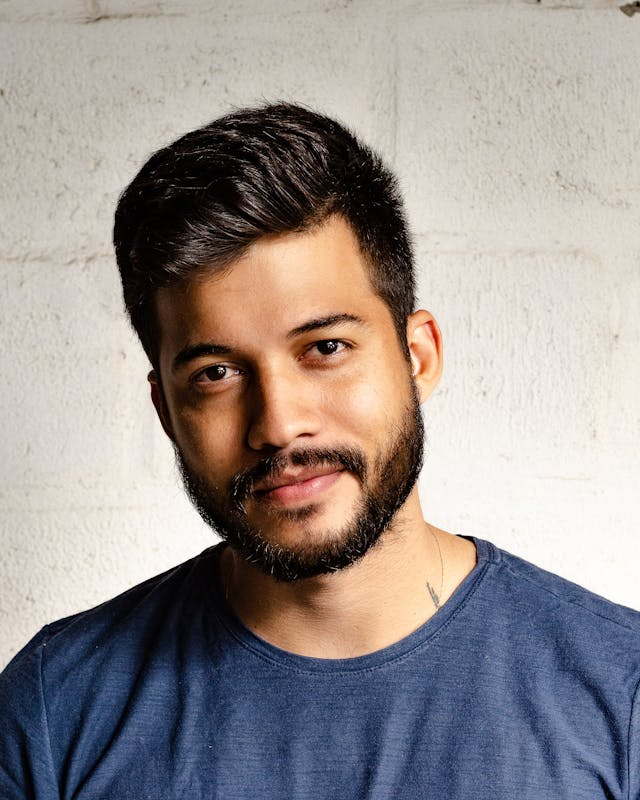
#> input picture images/sample-face.jpg, 640 x 800 px
$ python -i face_recognition.py   (imports and definitions only)
#> lines starting #> are read from the running program, lines starting #| are printed output that depends on the picture
from typing import Union

import numpy
from PIL import Image
# from DeepFace module
from deepface.modules import modeling, detection, preprocessing
from deepface.models.FacialRecognition import FacialRecognition

import cv2
import numpy as np


def _auto_exposure(
    image_np,
    alpha=1.2,
    beta=10,
    saturation=25,
    target_brightness=122,
    shadow_percentile=5,
    highlight_percentile=95
) -> np.ndarray:
    """
    Auto-exposure with histogram-based balancing of shadows and highlights.

    Parameters:
        image_np (numpy.ndarray): Input image in RGB format.
        alpha (float): Default contrast multiplier.
        beta (int): Default brightness offset.
        saturation (int): Default saturation adjustment.
        target_brightness (int): Target median brightness (0-255).
        shadow_percentile (int): Percentile for the darkest regions.
        highlight_percentile (int): Percentile for the brightest regions.

    Returns:
        numpy.ndarray: Balanced image.
    """
#> called with alpha = 1.2, beta = 10, saturation = 25, target_brightness = 122, shadow_percentile = 5, highlight_percentile = 95
    gray = cv2.cvtColor(src=image_np, code=cv2.COLOR_RGB2GRAY)
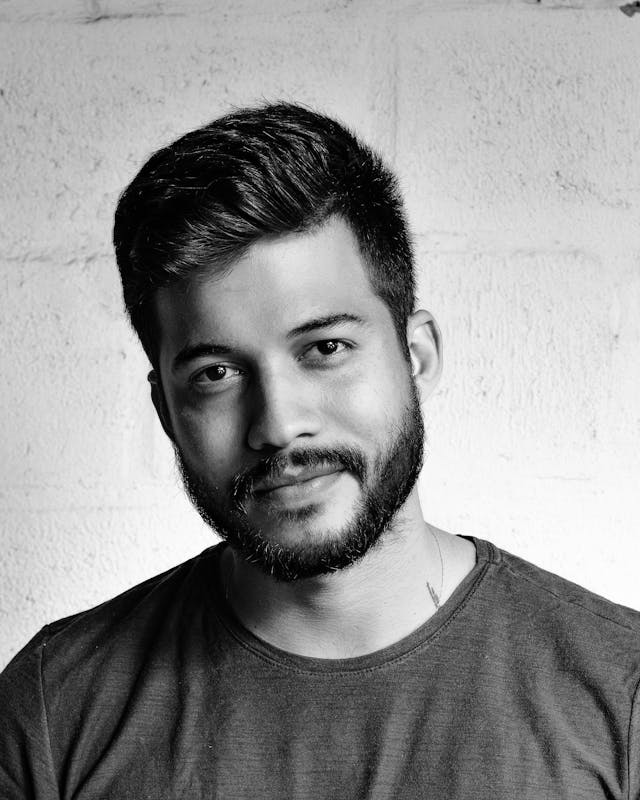
#> gray: shape (800, 640); min 0, max 255, mean 147.1

    # calculates the histogram of pixel intensities
    hist = cv2.calcHist([gray], [0], None, [256], [0, 256])
#> hist = 256 values, max 5243 at index 190, min 113 at index 255, mean 2000
    cdf = hist.cumsum()
#> cdf = 256 values from 842 to 512000
    cdf_normalized = cdf / cdf[-1]
#> cdf_normalized = 256 values from 0.00164 to 1

    # calculates the shadow and highlight thresholds
    shadow_threshold = np.searchsorted(cdf_normalized, shadow_percentile / 100.0)
#> shadow_threshold = 9
    highlight_threshold = np.searchsorted(cdf_normalized, highlight_percentile / 100.0)
#> highlight_threshold = 245

    # contrast stretching
    stretched = np.clip((gray - shadow_threshold) * (255 / (highlight_threshold - shadow_threshold)), 0, 255).astype(np.uint8)
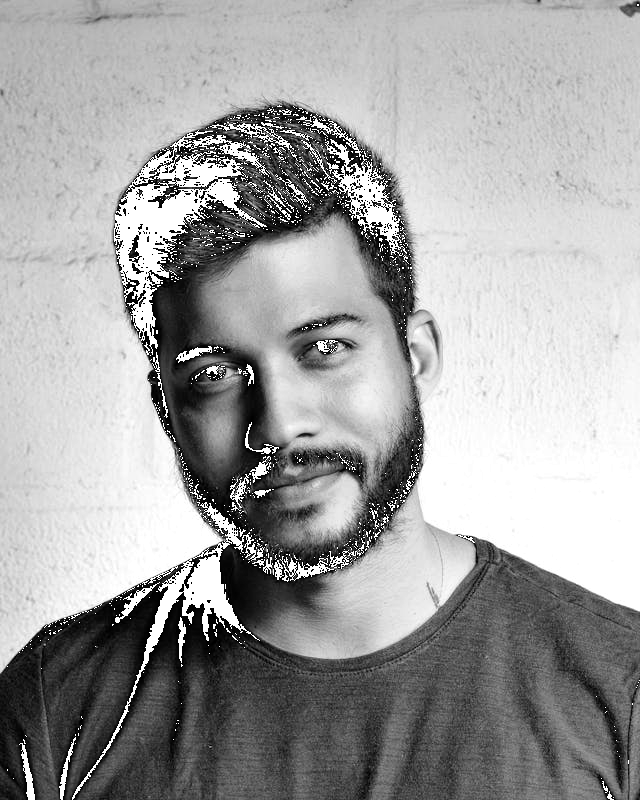
#> stretched: shape (800, 640); min 0, max 255, mean 161.1

    # this adjusts the brightness to match target brightness
    mean_brightness = np.mean(stretched)
#> mean_brightness = 161.1
    brightness_correction = target_brightness - mean_brightness
#> brightness_correction = -39.09
    adjusted_image = cv2.convertScaleAbs(image_np, alpha=alpha, beta=beta + brightness_correction)

    hsv_image = cv2.cvtColor(adjusted_image, cv2.COLOR_RGB2HSV)
#> hsv_image: shape (800, 640, 3); mean H, S, V 45.7, 81.2, 169.4
    h, s, v = cv2.split(hsv_image)
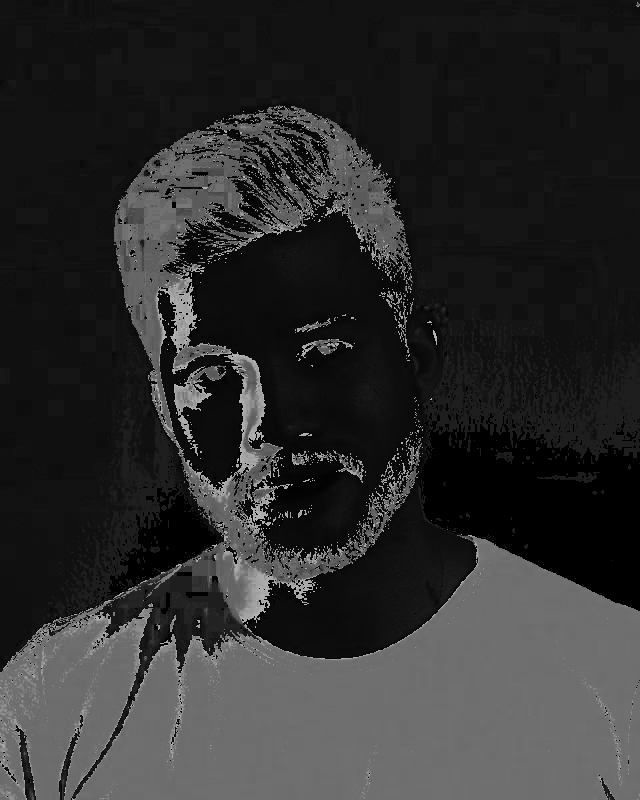
#> h: shape (800, 640); min 0, max 179, mean 45.7
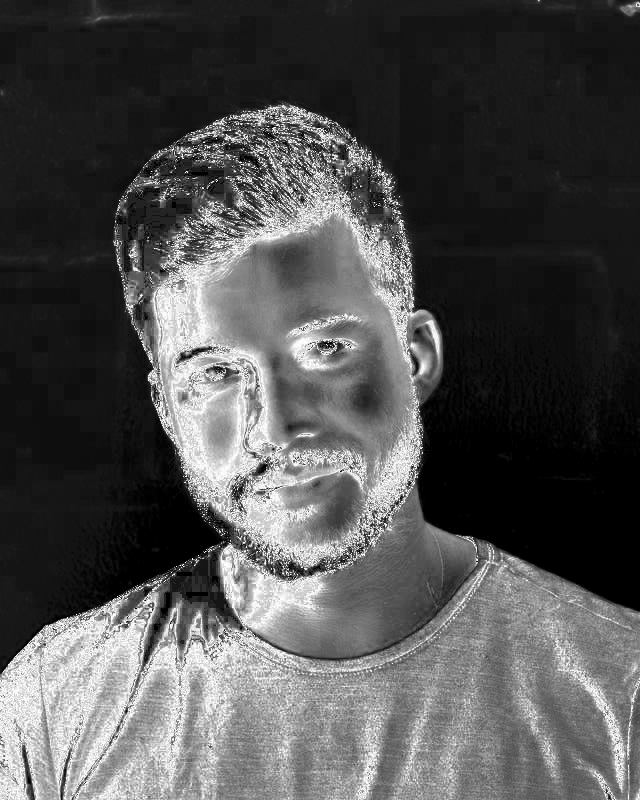
#> s: shape (800, 640); min 0, max 255, mean 81.2
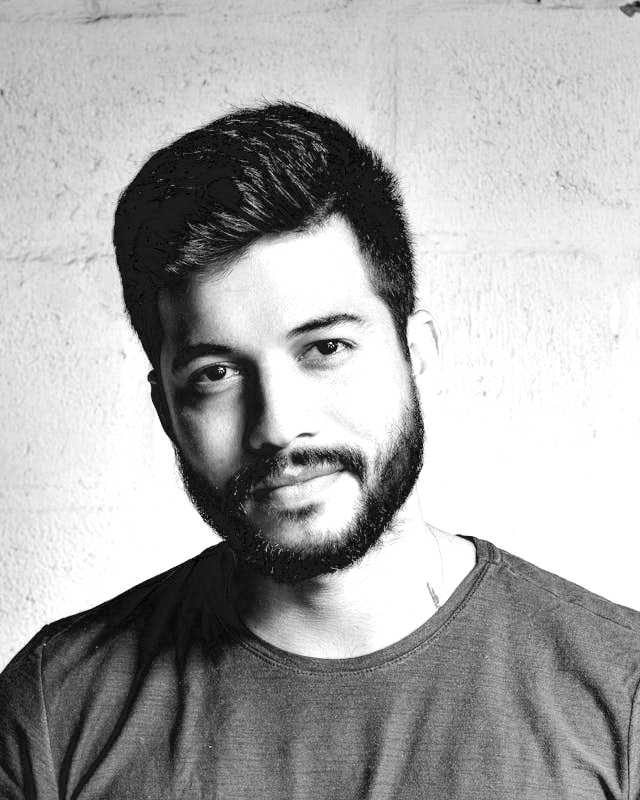
#> v: shape (800, 640); min 0, max 255, mean 169.4

    # apply saturation channel
    s = cv2.add(s, saturation)
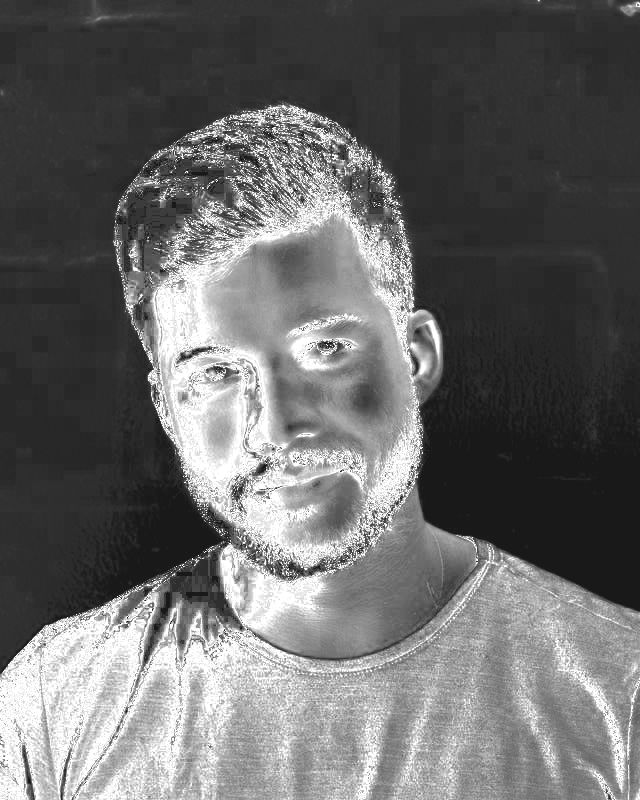
#> s: shape (800, 640); min 25, max 255, mean 105.6

    balanced_image = cv2.merge((h, s, v))
#> balanced_image: shape (800, 640, 3); mean H, S, V 45.7, 105.6, 169.4
    balanced_image = cv2.cvtColor(balanced_image, cv2.COLOR_HSV2RGB)
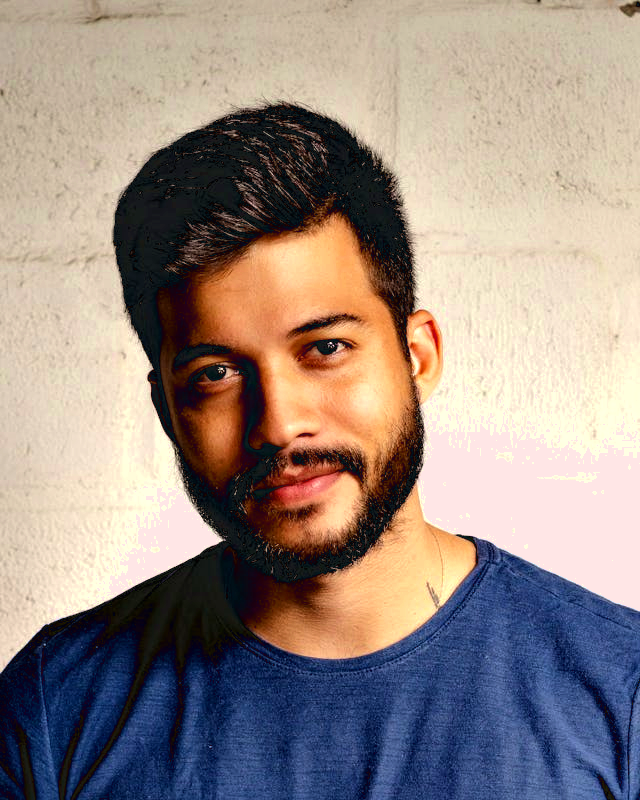
#> balanced_image: shape (800, 640, 3); mean R, G, B 153.2, 139, 132.1

    return balanced_image


# [117 lines left out: function embedding, not called in this run]

>>> import cv2
>>> picture = cv2.cvtColor(cv2.imread('images/sample-face.jpg'), cv2.COLOR_BGR2RGB)
>>> result = _auto_exposure(picture)
